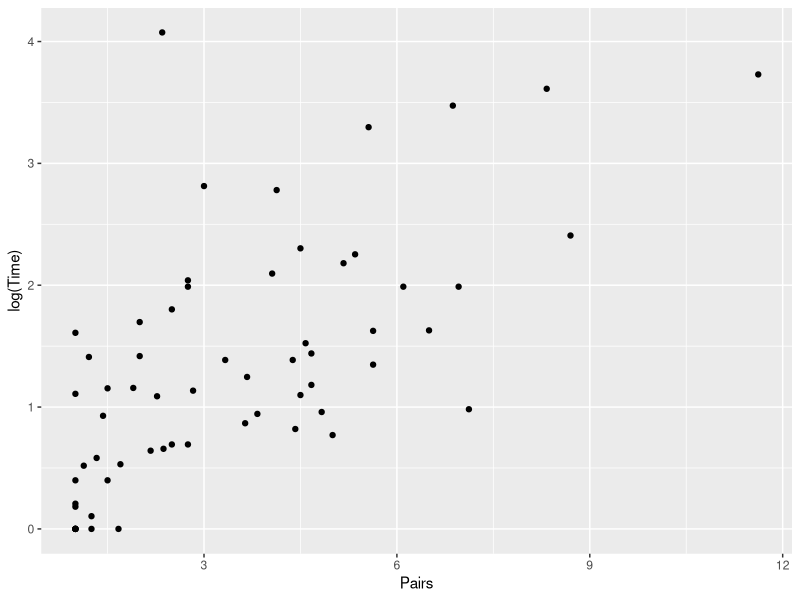
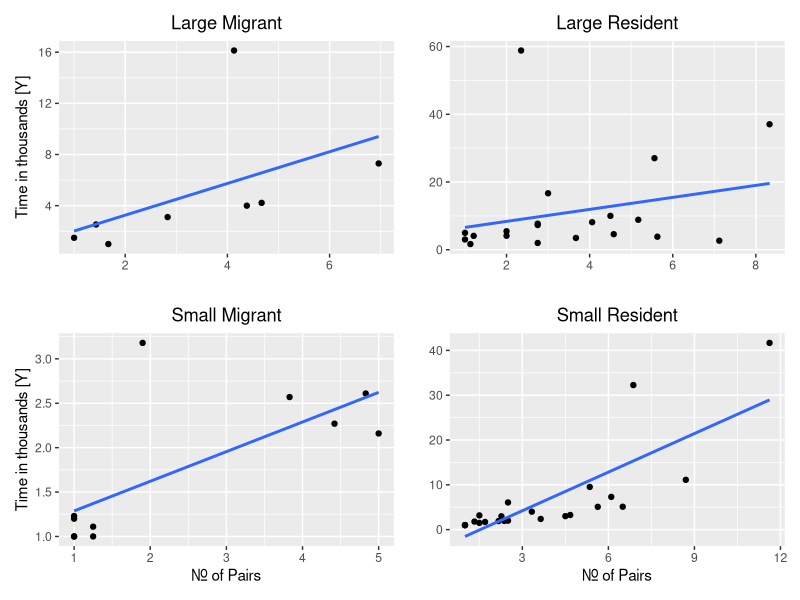
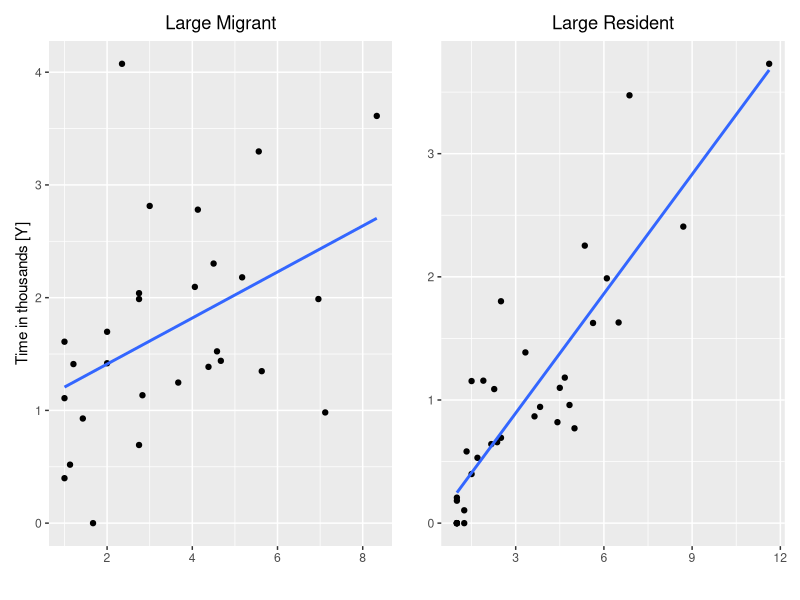
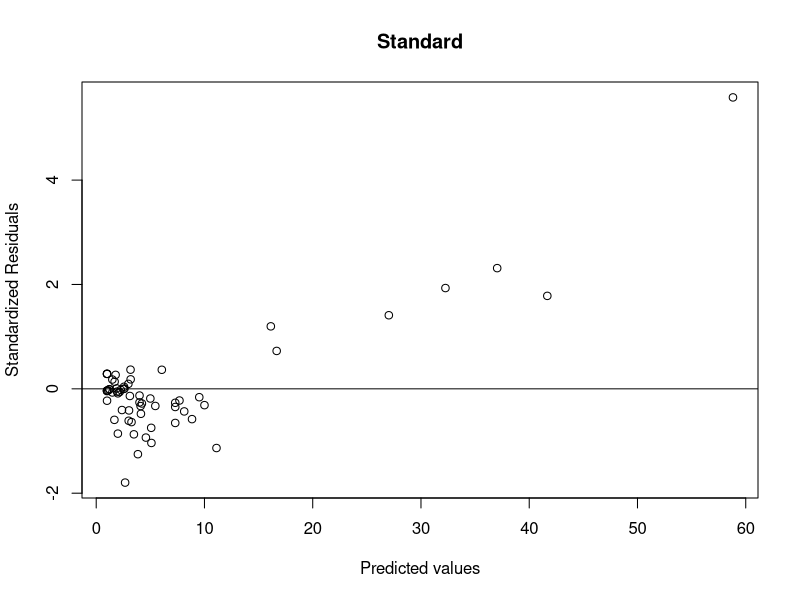
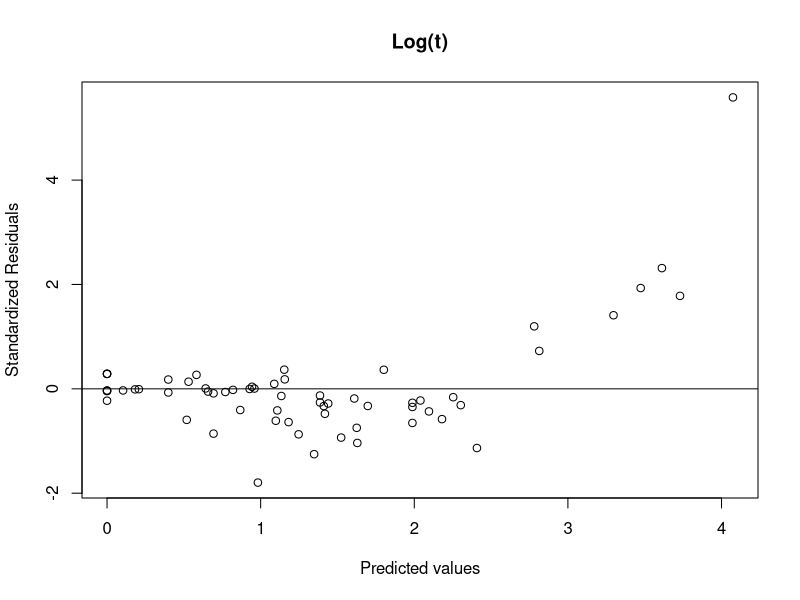
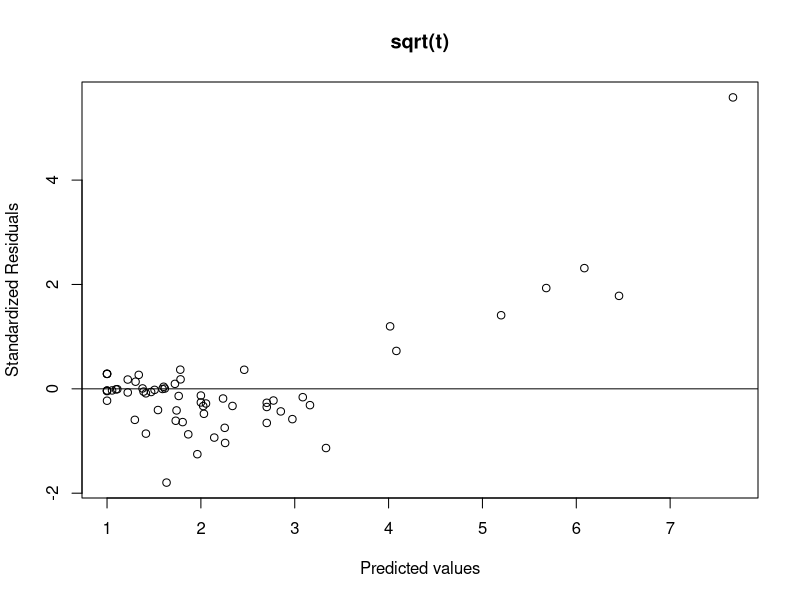
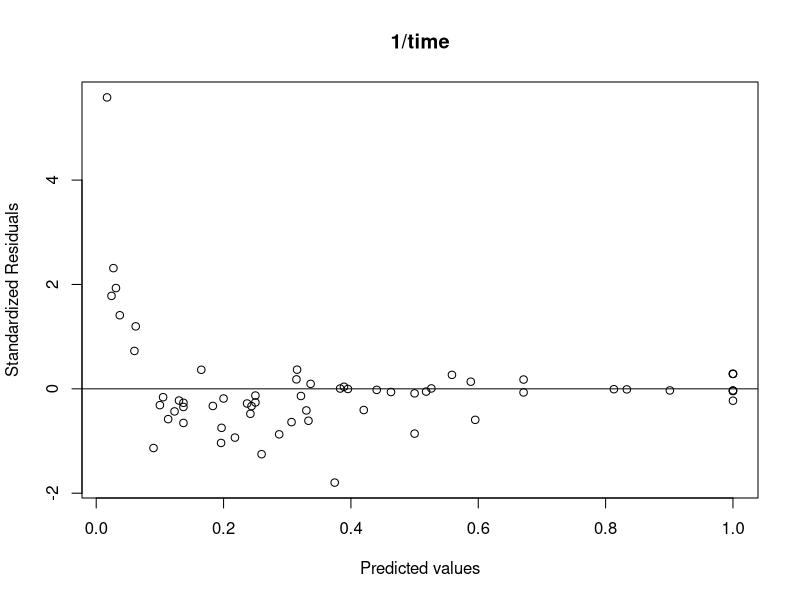
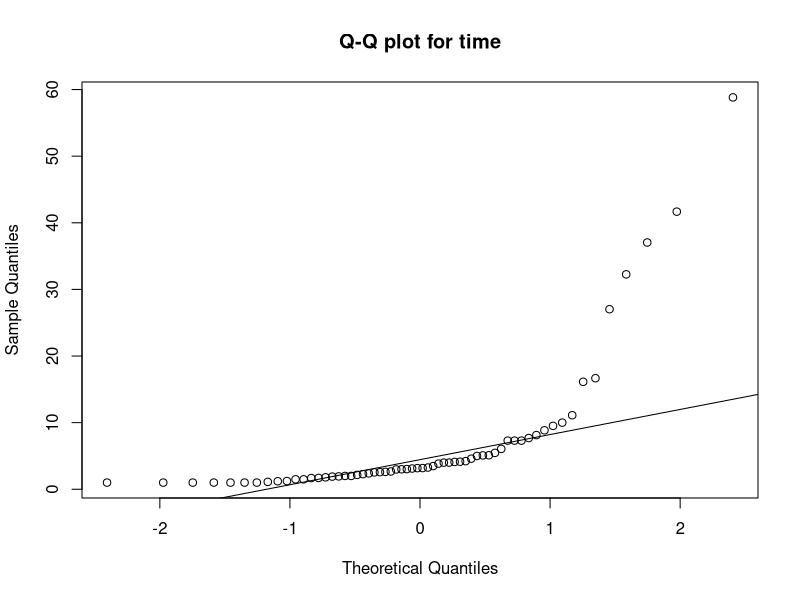

The R source for these figures, in order:
## ---- chunk 1
knitr::opts_chunk$set(warning = FALSE, message = FALSE) 
## ---- chunk 2
library(tidyverse)
data <- read.csv('Factors Affecting Extinction.csv')
data
## ---- chunk 3



lm_full <- lm(formula = Time ~ Pairs + Size + Status + Pairs*Size + Pairs * Status + Size*Status + Pairs*Size*Status, data)
lm_full.log <- lm(formula = log(Time) ~ Pairs + Size + Status + Pairs*Size + Pairs * Status + Size*Status + Pairs*Size*Status, data)
lm_full.sqrt <- lm(formula = sqrt(Time) ~ Pairs + Size + Status + Pairs*Size + Pairs * Status + Size*Status + Pairs*Size*Status, data)
lm_full.inverse <- lm(formula = 1/Time ~ Pairs + Size + Status + Pairs*Size + Pairs * Status + Size*Status + Pairs*Size*Status, data)

summary(lm_full)$r.squared
summary(lm_full.log)$r.squared
summary(lm_full.sqrt)$r.squared
summary(lm_full.inverse)$r.squared

## ---- chunk 4
library(patchwork)
L_data <- subset(data, Size == "L")
S_data <- subset(data, Size == "S")
LM <- subset(L_data, Status == "M")
LR <- subset(L_data, Status == "R")
SM <- subset(S_data, Status == "M")
SR <- subset(S_data, Status == "R")
p1 <- ggplot(LM,aes(Pairs, Time)) + geom_point() + ggtitle("Large Migrant") + ylab("Time in thousands [Y]") + xlab("") + theme(plot.title = element_text(hjust = 0.5)) + stat_smooth(method = "lm", level = 0)
p2 <- ggplot(LR,aes(Pairs, Time)) + geom_point() + ggtitle("Large Resident")+ ylab("")  + xlab("") + theme(plot.title = element_text(hjust = 0.5))+ stat_smooth(method = "lm",level = 0)
p3 <- ggplot(SM,aes(Pairs, Time)) + geom_point() + ggtitle("Small Migrant") + ylab("Time in thousands [Y]") + xlab("Nr. of Pairs") + theme(plot.title = element_text(hjust = 0.5)) + stat_smooth(method = "lm",level = 0)
p4 <- ggplot(SR,aes(Pairs, Time)) + geom_point() + ggtitle("Small Resident") + ylab("") + xlab("Nr. of Pairs") + theme(plot.title = element_text(hjust = 0.5)) + stat_smooth(method = "lm",level = 0)

p5 <- ggplot(L_data,aes(Pairs, log(Time))) + geom_point() + ggtitle("Large Migrant") + ylab("Time in thousands [Y]") + xlab("") + theme(plot.title = element_text(hjust = 0.5)) + stat_smooth(method = "lm", level = 0)
p6 <- ggplot(S_data,aes(Pairs, log(Time))) + geom_point() + ggtitle("Large Resident")+ ylab("")  + xlab("") + theme(plot.title = element_text(hjust = 0.5))+ stat_smooth(method = "lm",level = 0)

ggplot(data, aes(Pairs, log(Time))) + geom_point()

p1+p2+p3+p4

p5 + p6



## ---- chunk 5

standard_res <- rstandard(lm_full)
final_data <- cbind(data, standard_res)
plot((final_data$Time), standard_res, ylab='Standardized Residuals', xlab='Predicted values', main="Standard") 
abline(0, 0)
plot(log(final_data$Time), standard_res, ylab='Standardized Residuals', xlab='Predicted values', main="Log(t)") 
abline(0, 0)
plot(sqrt(final_data$Time), standard_res, ylab='Standardized Residuals', xlab='Predicted values', main = "sqrt(t)") 
abline(0, 0)
plot(1/(final_data$Time), standard_res, ylab='Standardized Residuals', xlab='Predicted values', main="1/time") 
abline(0, 0)


## ---- chunk 6
qqnorm(data$Time, main="Q-Q plot for time")
qqline(data$Time)
qqnorm(log(data$Time),main="Q-Q plot for log(time)")
qqline(log(data$Time))
qqnorm(sqrt(data$Time),main="Q-Q plot for sqrt(time)")
qqline(sqrt(data$Time))
qqnorm(1/(data$Time),main="Q-Q plot for 1/time")
qqline(1/(data$Time))



## ---- chunk 7
data.out <- subset(data, Time < 50)
lm_full.out <- lm(formula = Time ~ Pairs + Size + Status + Pairs*Size + Pairs * Status + Size*Status + Pairs*Size*Status, data.out)
lm_full.log.out <- lm(formula = log(Time) ~ Pairs + Size + Status + Pairs*Size + Pairs * Status + Size*Status + Pairs*Size*Status, data.out)
lm_full.sqrt.out <- lm(formula = sqrt(Time) ~ Pairs + Size + Status + Pairs*Size + Pairs * Status + Size*Status + Pairs*Size*Status, data.out)
lm_full.inverse.out <- lm(formula = 1/Time ~ Pairs + Size + Status + Pairs*Size + Pairs * Status + Size*Status + Pairs*Size*Status, data.out)

summary(lm_full.out)$r.squared
summary(lm_full.log.out)$r.squared
summary(lm_full.sqrt.out)$r.squared
summary(lm_full.inverse.out)$r.squared


## ---- chunk 8
ggplot(data.out, aes(Pairs, (Time))) + geom_point()
## ---- chunk 9
qqnorm(data.out$Time, main="Q-Q plot for time")
qqline(data.out$Time)
qqnorm(log(data.out$Time),main="Q-Q plot for log(time)")
qqline(log(data.out$Time))
qqnorm(sqrt(data.out$Time),main="Q-Q plot for sqrt(time)")
qqline(sqrt(data.out$Time))
qqnorm(1/(data.out$Time),main="Q-Q plot for 1/time")
qqline(1/(data.out$Time))

## ---- chunk 10
lm_full.out.reduced <- lm(formula = Time ~ Pairs + Size + Pairs*Size, data.out)
lm_full.log.out.reduced <- lm(formula = log(Time) ~ Pairs + Size + Pairs*Size, data.out)
lm_full.sqrt.out.reduced <- lm(formula = sqrt(Time) ~ Pairs + Size + Pairs*Size, data.out)
lm_full.inverse.out.reduced <- lm(formula = 1/Time ~ Pairs + Size + Pairs*Size, data.out)

summary(lm_full.out.reduced)$r.squared
summary(lm_full.log.out.reduced)$r.squared
summary(lm_full.sqrt.out.reduced)$r.squared
summary(lm_full.inverse.out.reduced)$r.squared


## ---- chunk 11
standard_res <- rstandard(lm_full.out.reduced)
final_data <- cbind(data.out, standard_res)
plot((final_data$Time), standard_res, ylab='Standardized Residuals', xlab='Predicted values', main="Standard") 
abline(0, 0)
plot(log(final_data$Time), standard_res, ylab='Standardized Residuals', xlab='Predicted values', main="Log(t)") 
abline(0, 0)
plot(sqrt(final_data$Time), standard_res, ylab='Standardized Residuals', xlab='Predicted values', main = "sqrt(t)") 
abline(0, 0)
plot(1/(final_data$Time), standard_res, ylab='Standardized Residuals', xlab='Predicted values', main="1/time") 
abline(0, 0)

## ---- chunk 12
lm_full <- lm(formula = Time ~ Pairs + Size + Status + Pairs*Size + Pairs * Status + Size*Status + Pairs*Size*Status, data)
lm_full.logpair <- lm(formula = Time ~ log(Pairs) + Size + Status + log(Pairs)*Size + log(Pairs) * Status + Size*Status + log(Pairs)*Size*Status, data)
lm_full.sqrtpair <- lm(formula = Time ~ sqrt(Pairs) + Size + Status + sqrt(Pairs)*Size + sqrt(Pairs) * Status + Size*Status + sqrt(Pairs)*Size*Status, data)
lm_full.inversepair <- lm(formula = Time ~ 1/Pairs + Size + Status + 1/Pairs*Size + 1/Pairs * Status + Size*Status + 1/Pairs*Size*Status, data)

summary(lm_full)$r.squared
summary(lm_full.logpair)$r.squared
summary(lm_full.sqrtpair)$r.squared
summary(lm_full.inversepair)$r.squared


## ---- chunk 13

m1 <- lm(formula = log(Time) ~ Pairs, data.out)
m2 <- lm(formula = log(Time) ~ Pairs + Size, data.out)
m3 <- lm(formula = log(Time) ~ Pairs + Size + Pairs*Size, data.out)
m4 <- lm(formula = log(Time) ~ Pairs + Size + Status, data.out)
m5 <- lm(formula = log(Time) ~ Pairs + Size + Status + Pairs*Size + Pairs * Status, data.out)
m6 <- lm(formula = log(Time) ~ Pairs + Size + Status + Pairs*Size + Pairs * Status + Size*Status + Pairs *Size*Status, data.out)


anova(m1, m2, m3, m4, m5, m6)

summary(m1)$adj.r.squared
summary(m2)$adj.r.squared
summary(m3)$adj.r.squared
summary(m4)$adj.r.squared
summary(m5)$adj.r.squared
summary(m6)$adj.r.squared

summary(m6)
